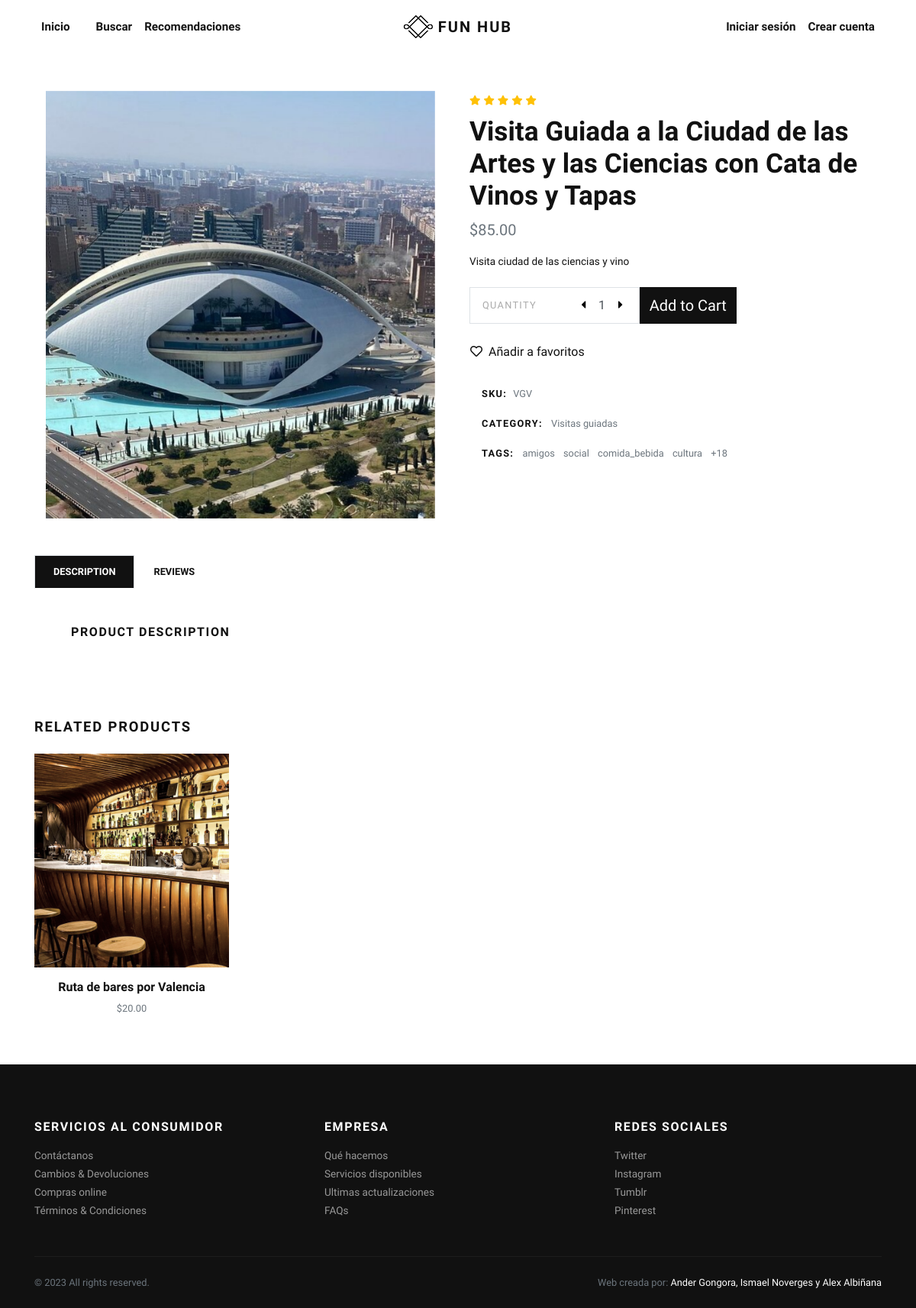
Screenshot of /product/Visita-Guiada-a-la-Ciudad-de-las-Artes-y-las-Ciencias-con-Cata-Vinos-y-Tapas/ with the database file from the repository.
### store/models.py (models this page shows, shortened)
class Product(models.Model):
    title = models.CharField(max_length=150, verbose_name="Product Title")
    slug = models.SlugField(max_length=160, verbose_name="Product Slug")
    sku = models.CharField(max_length=255, unique=True, verbose_name="Unique Product ID (SKU)")
    short_description = models.TextField(verbose_name="Short Description")
    detail_description = models.TextField(blank=True, null=True, verbose_name="Detail Description")
    product_image = models.ImageField(upload_to='product', blank=True, null=True, verbose_name="Product Image")
    price = models.DecimalField(max_digits=8, decimal_places=2)
    category = models.ManyToManyField(Category, verbose_name="Product Categories")
    tags = models.ManyToManyField(Tag, blank=True)
    is_active = models.BooleanField(verbose_name="Is Active?")
    is_featured = models.BooleanField(verbose_name="Is Featured?")
    created_at = models.DateTimeField(auto_now_add=True, verbose_name="Created Date")
    updated_at = models.DateTimeField(auto_now=True, verbose_name="Updated Date")
    class Meta:
        verbose_name_plural = 'Products'
        ordering = ('-created_at', )

class Category(models.Model):
    title = models.CharField(max_length=50, verbose_name="Category Title")
    slug = models.SlugField(max_length=55, verbose_name="Category Slug")
    description = models.TextField(blank=True, verbose_name="Category Description")
    category_image = models.ImageField(upload_to='category', blank=True, null=True, verbose_name="Category Image")
    is_active = models.BooleanField(verbose_name="Is Active?")
    is_featured = models.BooleanField(verbose_name="Is Featured?")
    created_at = models.DateTimeField(auto_now_add=True, verbose_name="Created Date")
    updated_at = models.DateTimeField(auto_now=True, verbose_name="Updated Date")
    class Meta:
        verbose_name_plural = 'Categories'
        ordering = ('title', )

class Tag(models.Model):
    tag = models.CharField(max_length=150, verbose_name="User Tag")
    info = models.TextField(verbose_name="Tag Information")
    created_at = models.DateTimeField(auto_now_add=True, verbose_name="Created Date")
    updated_at = models.DateTimeField(auto_now=True, verbose_name="Updated Date")
    class Meta:
        ordering = ('-created_at', )

### store/views.py (the view)
# urls.py: path('product/<slug:slug>/', views.detail, name="product-detail"),
def detail(request, slug):
    product = get_object_or_404(Product, slug=slug)
    related_products = []
    for categoria in product.category.all():
        related_products += Product.objects.exclude(id=product.id).filter(is_active=True, category__title=categoria.title)
    categories=product.category.all()
    favorites = []
    user = request.user
    if user.is_authenticated:
        favorites = Product.objects.filter(favorites__user=user)
    context = {
        'product': product,
        'related_products': related_products,
        'categories': categories,
        'favorites': favorites,
    }
    return render(request, 'store/detail.html', context)

### store/context_preprocessors.py (called while the page is built)
def store_menu(request):
    categories = Category.objects.filter(is_active=True)
    context = {
        'categories_menu': categories,
    }
    return context

def cart_menu(request):
    if request.user.is_authenticated:
        cart_items= Cart.objects.filter(user=request.user)
        context = {
            'cart_items': cart_items,
        }
    else:
        context = {}
    return context

### templates/store/detail.html (shortened to what this page needs)
{% extends 'base.html' %}
{% load static %}
    {% block content %}
      <section class="py-5">
        <div class="container">
          <div class="row mb-5">
            <div class="col-lg-6">
              <div class="row m-sm-0">
                <div class="col-sm-12 order-1 order-sm-2">
                  <div class="owl-carousel product-slider" data-slider-id="1">
                    {% if product.product_image %}
                      <a class="d-block" href="{{product.product_image.url}}" data-lightbox="product" title="{{product.title}}"><img class="img-fluid" src="{{product.product_image.url}}" alt="{{product.title}}"></a>
                      {% else %}
                      <a class="d-block" href="{% static 'img/product-detail-1.jpg' %}" data-lightbox="product" title="{{product.title}}"><img class="img-fluid" src="{% static 'img/product-detail-1.jpg' %}" alt="{{product.title}}"></a>
                    {% endif %}
                  </div>
                </div>
              </div>
            </div>
            <div class="col-lg-6">
              <ul class="list-inline mb-2">
                <li class="list-inline-item m-0"><i class="fas fa-star small text-warning"></i></li>
                <li class="list-inline-item m-0"><i class="fas fa-star small text-warning"></i></li>
                <li class="list-inline-item m-0"><i class="fas fa-star small text-warning"></i></li>
                <li class="list-inline-item m-0"><i class="fas fa-star small text-warning"></i></li>
                <li class="list-inline-item m-0"><i class="fas fa-star small text-warning"></i></li>
              </ul>
              <h1>{{product.title}}</h1>
              <p class="text-muted lead">${{product.price}}</p>
              <p class="text-small mb-4">{{product.short_description}}</p>
              <div class="row align-items-stretch mb-4">
                <div class="col-sm-5 pr-sm-0">
                  <div class="border d-flex align-items-center justify-content-between py-1 px-3 bg-white border-white"><span class="small text-uppercase text-gray mr-4 no-select">Quantity</span>
                    <div class="quantity">
                      <button class="dec-btn p-0"><i class="fas fa-caret-left"></i></button>
                      <input name="quantity" class="form-control border-0 shadow-0 p-0" type="text" value="1">
                      <button class="inc-btn p-0"><i class="fas fa-caret-right"></i></button>
                    </div>
                  </div>
                </div>
                <div class="col-sm-3 pl-sm-0">
                  <form action="{% url 'store:add-to-cart' %}">
                    <button type="submit" class="btn btn-dark btn-lg btn-block h-100 d-flex align-items-center justify-content-center px-0">Add to Cart</button>
                  </form>
                </div>
              </div>
              {% if product in favorites %}
              <form action="{% url 'store:remove-favorite' product.id %}">
                <input type="hidden" name="prod_id" value="{{product.id}}" id="product_id">
                <button type="submit" class="btn btn-link text-dark p-0 mb-4"><i class="fas fa-heart mr-2"  style="color : red;"></i>Eliminar de favoritos</button>
              </form>
              {% else %}
              <form action="{% url 'store:add-to-favorites' %}">
                <button type="submit" class="btn btn-link text-dark p-0 mb-4"><i class="far fa-heart mr-2"></i>Añadir a favoritos</button>
              </form>
              {% endif %}
              <ul class="list-unstyled small d-inline-block">
                <li class="px-3 py-2 mb-1 bg-white"><strong class="text-uppercase">SKU:</strong><span class="ml-2 text-muted">{{product.sku}}</span></li>
                <li class="px-3 py-2 mb-1 bg-white text-muted"><strong class="text-uppercase text-dark">Category:</strong>
                  {% for category in categories %}
                  <a class="reset-anchor ml-2" href="{% url 'store:category-products' category.slug %}">{{category.title}}</a>
                  {% endfor %}
                </li>
                <li class="px-3 py-2 mb-1 bg-white text-muted"><strong class="text-uppercase text-dark">Tags:</strong>
                  {% for tag in product.tags.all %}
                  <span class="ml-2 text-muted">{{tag.tag}}</a>
                  {% endfor %}
                </li>
              </ul>
            </div>
          </div>
          <ul class="nav nav-tabs border-0" id="myTab" role="tablist">
            <li class="nav-item"><a class="nav-link active" id="description-tab" data-toggle="tab" href="#description" role="tab" aria-controls="description" aria-selected="true">Description</a></li>
            <li class="nav-item"><a class="nav-link" id="reviews-tab" data-toggle="tab" href="#reviews" role="tab" aria-controls="reviews" aria-selected="false">Reviews</a></li>
          </ul>
          <div class="tab-content mb-5" id="myTabContent">
            <div class="tab-pane fade show active" id="description" role="tabpanel" aria-labelledby="description-tab">
              <div class="p-4 p-lg-5 bg-white">
                <h6 class="text-uppercase">Product description </h6>
              </div>
            </div>
          </div>
          <h2 class="h5 text-uppercase mb-4">Related products</h2>
          <div class="row">
            {% if related_products %}
              {% for rp in related_products %}
                <div class="col-lg-3 col-sm-6">
                  <div class="product text-center skel-loader">
                    <div class="d-block mb-3 position-relative">
                      <a class="d-block" href="{% url 'store:product-detail' rp.slug %}">
                        {% if rp.product_image %}
                          <img class="img-fluid w-100" src="{{rp.product_image.url}}" alt="{{rp.title}}">
                        {% else %}
                        <img class="img-fluid w-100" src="{% static 'img/product-1.jpg' %}" alt="{{rp.title}}">
                        {% endif %}
                      </a>
                    </div>
                    <h6> <a class="reset-anchor" href="{% url 'store:product-detail' rp.slug %}">{{rp.title}}</a></h6>
                    <p class="small text-muted">${{rp.price}}</p>
                  </div>
                </div>
              {% endfor %}
            {% endif %}
          </div>
        </div>
      </section>
      {% endblock content %}

### jewelryshop/static/css/style.default.css (style rules this page uses)
.text-small { font-size: 0.85rem !important; }
.text-gray { color: #aaa !important; }
strong { font-weight: 700; }
.product img { -webkit-filter: grayscale(40%); filter: grayscale(40%); transition: all 0.3s; }
.quantity { display: -ms-flexbox; display: flex; -ms-flex-align: center; align-items: center; font-family: inherit; }
.quantity input { width: 2rem; text-align: center; }
.quantity button { background: none; border: none; width: 1rem; outline: none; }
.text-uppercase { text-transform: uppercase; letter-spacing: 0.1em; }
.border { border: 1px solid #dee2e6 !important; }
.shadow-0 { box-shadow: none !important; }
.reset-anchor { color: inherit; transition: all 0.3s; }
.no-select { cursor: default; -webkit-user-select: none; -moz-user-select: none; -ms-user-select: none; user-select: none; }
.btn { font-weight: 400; border: 1px solid transparent; font-family: inherit; padding: 0.375rem 1.5rem; font-size: 1rem; line-height: 1.5; border-radius: 0; transition: color 0.15s ease-in-out, background-color 0.15s ease-in-out, border-color 0.15s ease-in-out, box-shadow 0.15s ease-in-out; }
.btn-link { font-weight: 400; color: #dcb14a; }
.btn-dark { color: #fff; background-color: #111111; border-color: #111111; }
.btn-lg { padding: 0.5rem 1rem; font-size: 1.25rem; line-height: 1.5; border-radius: 0; }
body { font-family: "Libre Franklin", sans-serif; font-size: 1rem; font-weight: 400; line-height: 1.5; color: #111111; background-color: #fff; }
a { color: #dcb14a; text-decoration: none; }
h1, h2, h3, h4, h5, h6, .h1, .h2, .h3, .h4, .h5, .h6 { margin-bottom: 0.5rem; font-family: inherit; font-weight: 900; line-height: 1.2; color: inherit; }
h1, .h1 { font-size: 2.2rem; }
h2, .h2 { font-size: 1.9rem; }
h5, .h5 { font-size: 1.15rem; }
h6, .h6 { font-size: 1rem; }
.lead { font-size: 1.25rem; font-weight: 300; }
small, .small { font-size: 80%; font-weight: 400; }
.text-warning { color: #ffc107 !important; }
.text-dark { color: #111111 !important; }
.form-control { padding: 0.375rem 0.75rem; font-size: 1rem; line-height: 1.5; color: #495057; background-color: #fff; border: 1px solid #ced4da; border-radius: 0; transition: border-color 0.15s ease-in-out, box-shadow 0.15s ease-in-out; }
.form-control::placeholder { color: #adb5bd; font-size: 0.85rem; font-weight: 400; }
.nav-link { padding: 0.5rem 1rem; }
.nav-tabs .nav-item { margin-bottom: -1px; }
.nav-tabs .nav-link { border: 1px solid transparent; font-family: inherit; color: #111111; text-transform: uppercase; font-size: 0.8rem; transition: all 0.3s; font-weight: 700; padding: 0.7rem 1.5rem; background: #fff; border-top-left-radius: 0; border-top-right-radius: 0; }
.nav-tabs .nav-link.active, .nav-tabs .nav-link:hover, .nav-tabs .nav-item.show .nav-link { background: #111111; background-color: #111111; color: #fff; }

### rows the page displays
Product: product_image (picture), title "Visita Guiada a la Ciudad de las Artes y las Ciencias con Cata de Vinos y Tapas", price "85.00", short_description "Visita ciudad de las ciencias y vino", sku "VGV"
Category: title "Visitas guiadas"
Tag: tag "amigos"
Tag: tag "social"
Tag: tag "comida_bebida"
Tag: tag "cultura"
Tag: tag "+18"
Product: product_image (picture), title "Ruta de bares por Valencia", price "20.00"
